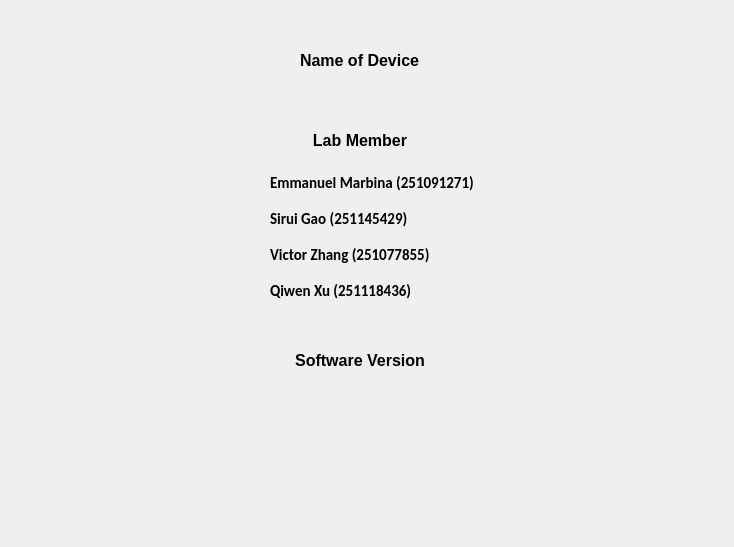
<?xml version="1.0" encoding="UTF-8"?>
<ui version="4.0">
 <class>Dialog</class>
 <widget class="QDialog" name="Dialog">
  <property name="geometry">
   <rect>
    <x>0</x>
    <y>0</y>
    <width>734</width>
    <height>547</height>
   </rect>
  </property>
  <property name="windowTitle">
   <string>CNC_UI</string>
  </property>
  <widget class="QLabel" name="label">
   <property name="geometry">
    <rect>
     <x>300</x>
     <y>40</y>
     <width>200</width>
     <height>41</height>
    </rect>
   </property>
   <property name="font">
    <font>
     <family>Arial</family>
     <pointsize>12</pointsize>
     <weight>75</weight>
     <bold>true</bold>
    </font>
   </property>
   <property name="text">
    <string>Name of Device</string>
   </property>
   <property name="alignment">
    <set>Qt::AlignLeading|Qt::AlignLeft|Qt::AlignVCenter</set>
   </property>
  </widget>
  <widget class="QLabel" name="label_2">
   <property name="geometry">
    <rect>
     <x>260</x>
     <y>120</y>
     <width>200</width>
     <height>41</height>
    </rect>
   </property>
   <property name="font">
    <font>
     <family>Arial</family>
     <pointsize>12</pointsize>
     <weight>75</weight>
     <bold>true</bold>
    </font>
   </property>
   <property name="text">
    <string>Lab Member</string>
   </property>
   <property name="alignment">
    <set>Qt::AlignCenter</set>
   </property>
  </widget>
  <widget class="QLabel" name="label_3">
   <property name="geometry">
    <rect>
     <x>260</x>
     <y>340</y>
     <width>200</width>
     <height>41</height>
    </rect>
   </property>
   <property name="font">
    <font>
     <family>Arial</family>
     <pointsize>12</pointsize>
     <weight>75</weight>
     <bold>true</bold>
    </font>
   </property>
   <property name="text">
    <string>Software Version</string>
   </property>
   <property name="alignment">
    <set>Qt::AlignCenter</set>
   </property>
  </widget>
  <widget class="QLabel" name="label_4">
   <property name="geometry">
    <rect>
     <x>270</x>
     <y>170</y>
     <width>211</width>
     <height>151</height>
    </rect>
   </property>
   <property name="font">
    <font>
     <family>Calibri</family>
     <pointsize>11</pointsize>
     <weight>75</weight>
     <italic>false</italic>
     <bold>true</bold>
    </font>
   </property>
   <property name="text">
    <string>Emmanuel Marbina (251091271)

Sirui Gao (251145429)

Victor Zhang (251077855)

Qiwen Xu (251118436)
</string>
   </property>
  </widget>
 </widget>
 <resources/>
 <connections/>
</ui>
